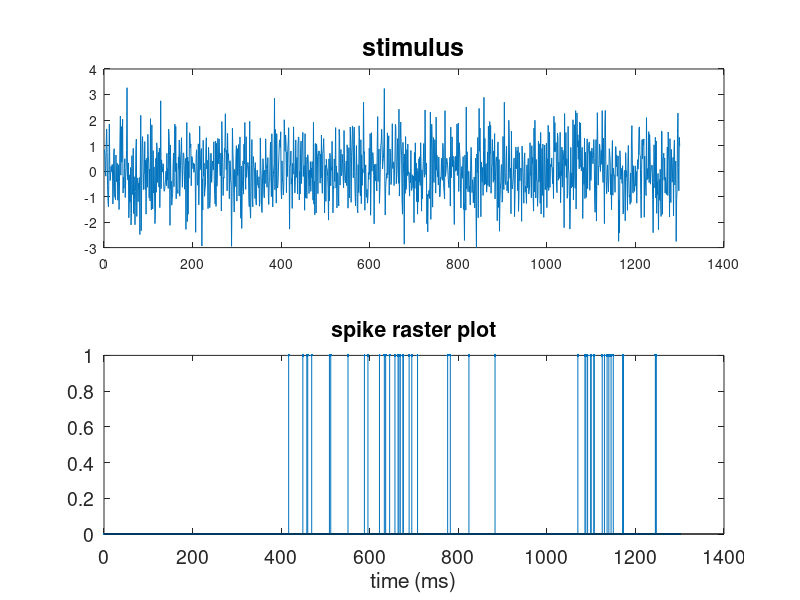
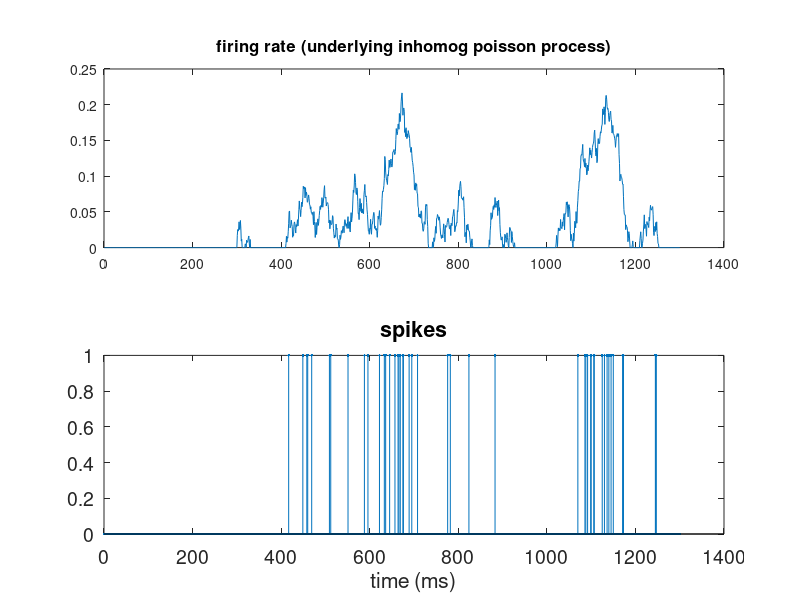

These figures' MATLAB source, in order:
%Generate single spiketrain
clear all

rand('state',sum(100*clock));

T=1 * 10^3; %total duration of spike train, in milliseconds
deltat=1;  %in ms

data_length=round(T/deltat);

rate_list=zeros(1,data_length);  
spike_train=zeros(1,data_length);  %list of 0/1 spike/or not each timestep

%define filter
D= @(t) exp(-t/100) * 1/100;
filter_length=300;  %how long filter must be, numerically:  as mny ms as takes for it to decay to 0
filter_time_list=deltat:deltat:filter_length;
filter=D(filter_time_list);

%define stimulus
pad_length=filter_length;    %start stimulus a time pad_length before "0"
stim_list = randn(1,data_length+pad_length) ;  %list of stimulus values at each timestep


for i=1:data_length
    stim_start_index=pad_length+i-filter_length; 
    stim_end_index=pad_length+i-1; 
    stim_segment=stim_list(stim_start_index:stim_end_index);
    rate_list(i) = max( sum(filter.* fliplr(stim_segment))*deltat ,0);
end

prob_list=min( rate_list*deltat , 1);  %round down any huge spike probas
spike_train=round(rand(1,data_length) + (prob_list-1/2)) ;

%now, to make comparision less confusing, let's pad the spike train with a bunch of zeros
%during the "pad" time of the stimulus, when we did not try to generate
%spikes anyway

spike_train = [zeros(1,pad_length) spike_train] ;
rate_list = [zeros(1,pad_length) rate_list] ;
time_list=deltat*(1:length(stim_list));  %list of times



figure;
subplot(211)
plot(time_list,stim_list);
title('stimulus','FontSize',18)
subplot(212)
stem(time_list,spike_train,'.')
xlabel('time (ms)','FontSize',15)
title('spike raster plot','FontSize',15)
set(gca,'FontSize',14)


figure;
subplot(211)
plot(time_list,rate_list);
title('firing rate (underlying inhomog poisson process)','FontSize',12)
subplot(212)
stem(time_list,spike_train,'.')
xlabel('time (ms)','FontSize',15)
title('spikes','FontSize',15)
set(gca,'FontSize',14)

